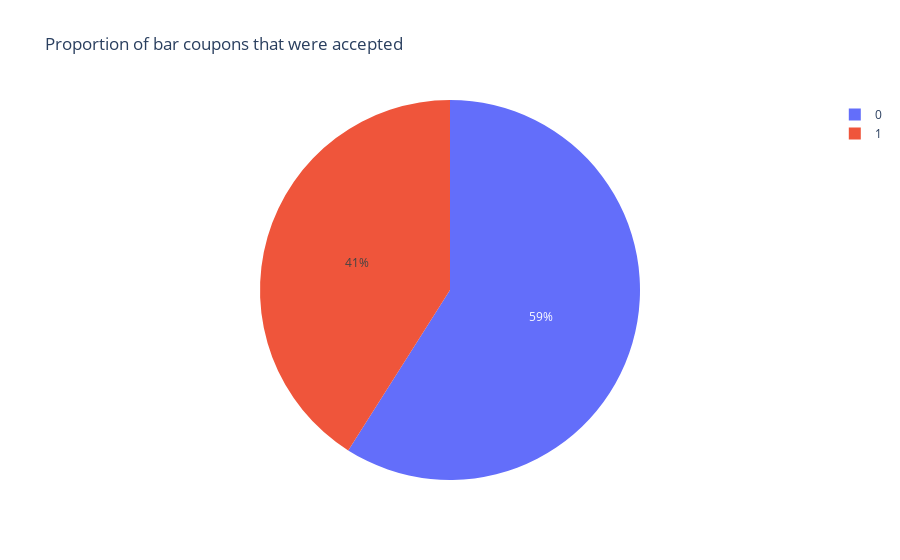

Write notebook code for a chart like this one.
### Code cell
fig = px.pie(values=bar_coupon_data['Y'].value_counts(), names=bar_coupon_data['Y'].value_counts().index, title='Proportion of bar coupons that were accepted')
fig.show()

### Figure 1 — Plotly figure (JSON) as saved in the notebook; plotly's stock layout.template omitted (floating-point values rounded to 4 significant figures)
{"data": [{"domain": {"x": [0, 1], "y": [0, 1]}, "hovertemplate": "label=%{label}<br>value=%{value}<extra></extra>", "labels": [0, 1], "legendgroup": "", "name": "", "showlegend": true, "type": "pie", "values": [1190, 827]}], "layout": {"autosize": true, "legend": {"tracegroupgap": 0}, "title": {"text": "Proportion of bar coupons that were accepted"}}}
